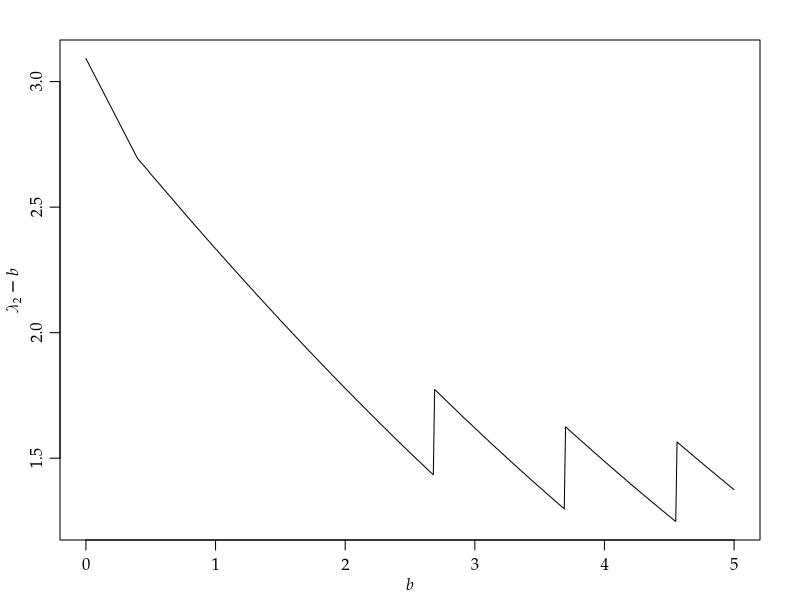

This chart was generated by the following R code:
args = commandArgs()
basename = sub(".R$", "", sub("^--file=(.*/)?", "", args[grep("^--file=", args)]))
if (length(basename) != 0)
    quartz(type="pdf", file=paste0(basename, ".pdf"), width=7, height=4)
par(family="Palatino")
par(mgp=c(1.7,0.7,0)) # title and axis margins. default: c(3,1,0)
par(mar=c(3,3,2,2)) # bottom, left, top, right margins. default: c(5,4,4,2)+0.1
par(mgp=c(1.7,0.7,0)) # title and axis margins. default: c(3,1,0)
par(mar=c(3,3,2,2)) # bottom, left, top, right margins. default: c(5,4,4,2)+0.1

# fcconf = function(x, b) {
#     ret = c(100, 0)
#     for (lambda in seq(b,10,0.001)) {
#         r = dpois(0:100, lambda) / dpois(0:100, pmax(b,0:100))
#         o = order(r, decreasing=TRUE)
#         t = sort(dpois(0:100, lambda), decreasing=TRUE)
#         s = cumsum(dpois(0:100, lambda)[o])
#         m = r[o[sum(s < 0.95) + 1]]
#         if (x %in% (0:100)[r >= m]) {
#             ret[1] = min(ret[1], lambda-b)
#             ret[2] = max(ret[2], lambda-b)
#         }
#     }
#     ret
# }

b = (0:500)/100
# lambda2 = sapply(b, function(x){fcconf(0,x)})[2,]

lambda2 = c( 3.092, 3.082, 3.072, 3.062, 3.052, 3.042, 3.032, 3.022,
3.012, 3.002, 2.992, 2.982, 2.972, 2.962, 2.952, 2.942, 2.932, 2.922,
2.912, 2.902, 2.892, 2.882, 2.872, 2.862, 2.852, 2.842, 2.832, 2.822,
2.812, 2.802, 2.792, 2.782, 2.772, 2.762, 2.752, 2.742, 2.732, 2.722,
2.712, 2.702, 2.693, 2.687, 2.681, 2.675, 2.669, 2.663, 2.657, 2.651,
2.645, 2.638, 2.632, 2.626, 2.62, 2.614, 2.608, 2.602, 2.596, 2.59,
2.584, 2.578, 2.572, 2.566, 2.56, 2.554, 2.548, 2.542, 2.536, 2.53,
2.524, 2.518, 2.512, 2.506, 2.5, 2.494, 2.488, 2.482, 2.476, 2.47,
2.464, 2.458, 2.452, 2.446, 2.44, 2.434, 2.428, 2.422, 2.417, 2.411,
2.405, 2.399, 2.393, 2.387, 2.381, 2.375, 2.369, 2.364, 2.358, 2.352,
2.346, 2.34, 2.334, 2.329, 2.323, 2.317, 2.311, 2.305, 2.3, 2.294,
2.288, 2.282, 2.276, 2.271, 2.265, 2.259, 2.253, 2.248, 2.242, 2.236,
2.23, 2.225, 2.219, 2.213, 2.207, 2.202, 2.196, 2.19, 2.185, 2.179,
2.173, 2.168, 2.162, 2.156, 2.15, 2.145, 2.139, 2.134, 2.128, 2.122,
2.117, 2.111, 2.105, 2.1, 2.094, 2.089, 2.083, 2.077, 2.072, 2.066,
2.061, 2.055, 2.049, 2.044, 2.038, 2.033, 2.027, 2.022, 2.016, 2.011,
2.005, 2, 1.994, 1.989, 1.983, 1.978, 1.972, 1.967, 1.961, 1.956,
1.95, 1.945, 1.939, 1.934, 1.928, 1.923, 1.918, 1.912, 1.907, 1.901,
1.896, 1.891, 1.885, 1.88, 1.874, 1.869, 1.864, 1.858, 1.853, 1.848,
1.842, 1.837, 1.831, 1.826, 1.821, 1.816, 1.81, 1.805, 1.8, 1.794,
1.789, 1.784, 1.778, 1.773, 1.768, 1.763, 1.757, 1.752, 1.747, 1.742,
1.736, 1.731, 1.726, 1.721, 1.716, 1.71, 1.705, 1.7, 1.695, 1.69,
1.684, 1.679, 1.674, 1.669, 1.664, 1.659, 1.654, 1.648, 1.643, 1.638,
1.633, 1.628, 1.623, 1.618, 1.613, 1.608, 1.602, 1.597, 1.592, 1.587,
1.582, 1.577, 1.572, 1.567, 1.562, 1.557, 1.552, 1.547, 1.542, 1.537,
1.532, 1.527, 1.522, 1.517, 1.512, 1.507, 1.502, 1.497, 1.492, 1.488,
1.483, 1.478, 1.473, 1.468, 1.463, 1.458, 1.453, 1.448, 1.443, 1.439,
1.434, 1.774, 1.769, 1.764, 1.759, 1.754, 1.749, 1.744, 1.739, 1.734,
1.729, 1.724, 1.719, 1.714, 1.709, 1.704, 1.699, 1.694, 1.689, 1.684,
1.679, 1.674, 1.669, 1.664, 1.659, 1.654, 1.65, 1.645, 1.64, 1.635,
1.63, 1.625, 1.62, 1.615, 1.611, 1.606, 1.601, 1.596, 1.591, 1.586,
1.582, 1.577, 1.572, 1.567, 1.562, 1.557, 1.553, 1.548, 1.543, 1.538,
1.534, 1.529, 1.524, 1.519, 1.515, 1.51, 1.505, 1.5, 1.496, 1.491,
1.486, 1.482, 1.477, 1.472, 1.468, 1.463, 1.458, 1.453, 1.449, 1.444,
1.44, 1.435, 1.43, 1.426, 1.421, 1.416, 1.412, 1.407, 1.403, 1.398,
1.393, 1.389, 1.384, 1.38, 1.375, 1.371, 1.366, 1.361, 1.357, 1.352,
1.348, 1.343, 1.339, 1.334, 1.33, 1.325, 1.321, 1.316, 1.312, 1.307,
1.303, 1.298, 1.625, 1.621, 1.616, 1.611, 1.607, 1.602, 1.597, 1.593,
1.588, 1.584, 1.579, 1.574, 1.57, 1.565, 1.561, 1.556, 1.551, 1.547,
1.542, 1.538, 1.533, 1.528, 1.524, 1.519, 1.515, 1.51, 1.506, 1.501,
1.497, 1.492, 1.488, 1.483, 1.479, 1.474, 1.47, 1.465, 1.461, 1.456,
1.452, 1.447, 1.443, 1.438, 1.434, 1.429, 1.425, 1.421, 1.416, 1.412,
1.407, 1.403, 1.398, 1.394, 1.39, 1.385, 1.381, 1.377, 1.372, 1.368,
1.363, 1.359, 1.355, 1.35, 1.346, 1.342, 1.337, 1.333, 1.329, 1.324,
1.32, 1.316, 1.312, 1.307, 1.303, 1.299, 1.294, 1.29, 1.286, 1.282,
1.277, 1.273, 1.269, 1.265, 1.261, 1.256, 1.252, 1.248, 1.565, 1.56,
1.556, 1.552, 1.547, 1.543, 1.538, 1.534, 1.53, 1.525, 1.521, 1.516,
1.512, 1.508, 1.503, 1.499, 1.495, 1.49, 1.486, 1.482, 1.477, 1.473,
1.469, 1.464, 1.46, 1.456, 1.451, 1.447, 1.443, 1.439, 1.434, 1.43,
1.426, 1.421, 1.417, 1.413, 1.409, 1.404, 1.4, 1.396, 1.392, 1.387,
1.383, 1.379, 1.375)

plot(b, lambda2, type="l",
     xlab=expression(italic(b)), ylab=expression(italic(λ)[2] - italic(b)))
dev.off()
